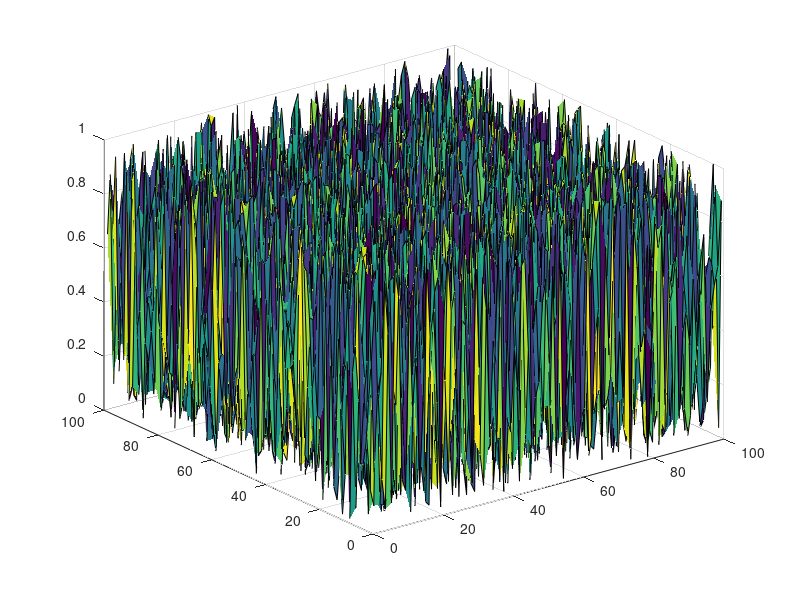

Write the MATLAB code that produced this figure. (Note: this script raises an error after producing the figure.)
[X,Y] = meshgrid(1:100,1:100);
Z = rand(size(X));
tic
surf(X,Y,Z)
for i = 1:10
    surf(X,Y,Z);
end
t1 = toc;
tic
h = surf(X,Y,Z);
for i = 1:10
    Z = rand(size(X));
    h.ZData = Z;
end
t2 = toc;